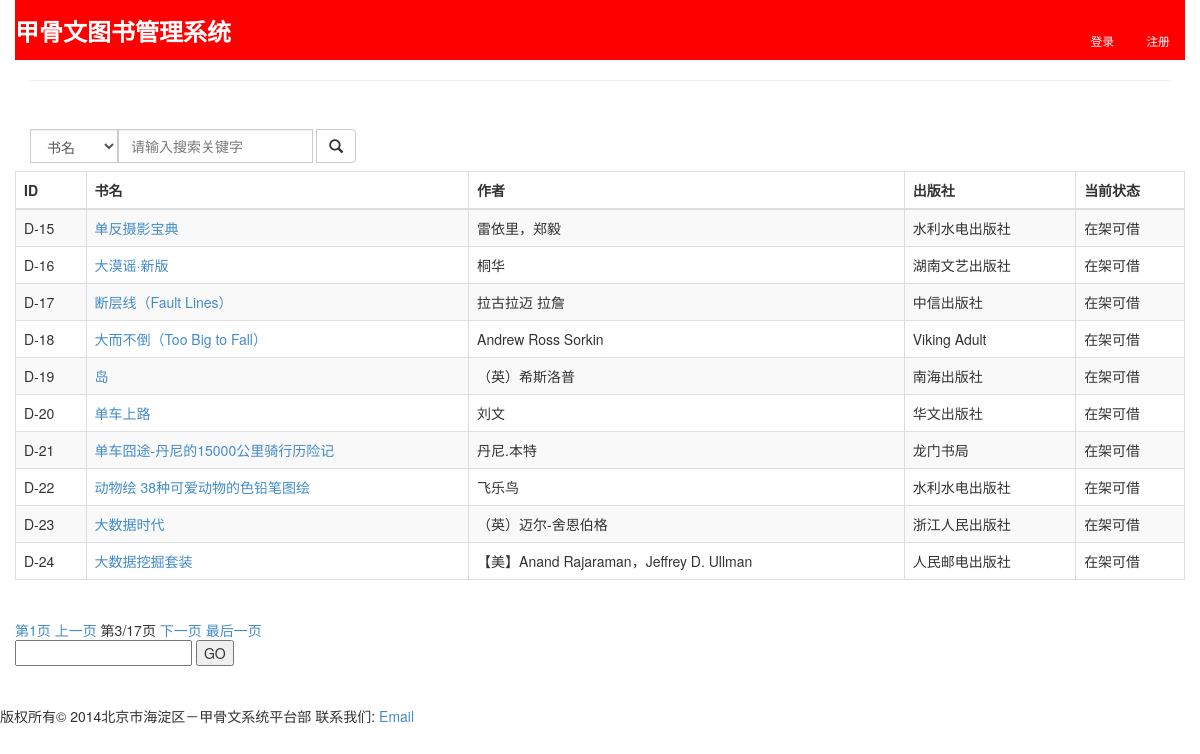
The page /books/?page=3 on the database its author committed.
### books/models.py (models this page shows, shortened)
class Book(models.Model):
    identifier = models.CharField(max_length=10, primary_key=True)
    name = models.CharField(max_length=50)
    author = models.CharField(max_length=50)
    publisher = models.CharField(max_length=50)
    status = models.CharField(max_length=20)
    class Meta:
        db_table = 'books'

### books/views.py (the view)
def index(request):
    user = request.user
    book_list = Book.objects.all()
    paginator = Paginator(book_list, 10) # show 10 books per page
    page = request.GET.get('page')
    try:
        books = paginator.page(page)
    except PageNotAnInteger:
        books = paginator.page(1)
    except EmptyPage:
        books = paginator.page(paginator.num_pages)
    return render_to_response('books/index.html', \
        RequestContext(request, {'books': books, 'user': user, }))

### books/templates/books/index.html (shortened to what this page needs)
{% extends "base.html" %}
{% block headline %}<p style="color: white; font-family: sans-serif; font-weight: 900">甲骨文图书管理系统</p>{% endblock %}
{% block header %}
<ul class="nav nav-pills pull-right" style="color: white">
  {% if user.username != '' %}
  <li><a href="{% url 'userinfo' user %}"><small style="color: white; font-weight: 900">{{ user.username }}</small></a></li>
  <li><a href="{% url 'logout' %}"><small style="color: white; font-weight: bold">退出</small></a></li>
  {% else %}
  <li><a href="/accounts/login/"><small style="color: white">登录</small></a></li>
  <li><a href="/accounts/register/"><small style="color: white">注册</small></a></li>
  {% endif %}
</ul>
{% endblock %}
{% block content %}
<form class="navbar-form navbar-left" role="search" action="/books/searchresults/" method="get">
  <div class="form-group">
    <span class="input-group">
      <span class="input-group-btn">
        <select class="form-control" name="searchtype">
          <option>书名</option>
        </select>
      </span>
      <span class="input-group-btn">
        <input type="text" class="form-control" name="searchword" placeholder="请输入搜索关键字" />
      </span>&nbsp;
      <span class="input-group-btn">
        <button type="submit" class="btn btn-default">
          <span class="glyphicon glyphicon-search"></span>
        </button>
      </span>
    </span>
  </div>
</form>
<table class="table table-bordered table-striped table-hover">
  <thead>
    <tr>
      <th>ID</th>
      <th>书名</th>
      <th>作者</th>
      <th>出版社</th>
      <th>当前状态</th>
    </tr>
  </thead>
  <tbody>
    {% for book in books %}
    <tr>
      <td>{{ book.identifier }}</td>
      <td><a href="/books/profile/{{ book.identifier }}">{{ book.name }}</a></td>
      <td>{{ book.author }}</td>
      <td>{{ book.publisher }}</td>
      <td>{{ book.status }}</td>
    </tr>
    {% endfor %}
  </tbody>
</table>
<div class="pagination">
  <span class="step-links">
    {% if books.has_previous %}
      <a href="?page=1">第1页</a>
      <a href="?page={{ books.previous_page_number }}">上一页</a>
    {% endif %}
    <span class="current">
      第{{ books.number }}/{{ books.paginator.num_pages }}页
    </span>
    {% if books.has_next %}
      <a href="?page={{ books.next_page_number }}">下一页</a>
      <a href="?page={{ books.paginator.num_pages }}">最后一页</a>
    {% endif %}
    <form action="" method="get">
      <input type="text" name="page" />
      <input type="submit" value="GO" />
    </form>
  </span>
{% endblock %}

### rows shown on the page
Book: identifier "D-15", name "单反摄影宝典", author "雷依里，郑毅", publisher "水利水电出版社", status "在架可借"
Book: identifier "D-16", name "大漠谣·新版", author "桐华", publisher "湖南文艺出版社", status "在架可借"
Book: identifier "D-17", name "断层线（Fault Lines）", author "拉古拉迈 拉詹", publisher "中信出版社", status "在架可借"
Book: identifier "D-18", name "大而不倒（Too Big to Fall）", author "Andrew Ross Sorkin", publisher "Viking Adult", status "在架可借"
Book: identifier "D-19", name "岛", author "（英）希斯洛普", publisher "南海出版社", status "在架可借"
Book: identifier "D-20", name "单车上路", author "刘文", publisher "华文出版社", status "在架可借"
Book: identifier "D-21", name "单车囧途-丹尼的15000公里骑行历险记", author "丹尼.本特", publisher "龙门书局", status "在架可借"
Book: identifier "D-22", name "动物绘 38种可爱动物的色铅笔图绘", author "飞乐鸟", publisher "水利水电出版社", status "在架可借"
Book: identifier "D-23", name "大数据时代", author "（英）迈尔-舍恩伯格", publisher "浙江人民出版社", status "在架可借"
Book: identifier "D-24", name "大数据挖掘套装", author "【美】Anand Rajaraman，Jeffrey D. Ullman", publisher "人民邮电出版社", status "在架可借"

### other values the page prints
{{ books.number }} "3"
{{ books.paginator.num_pages }} "17"
